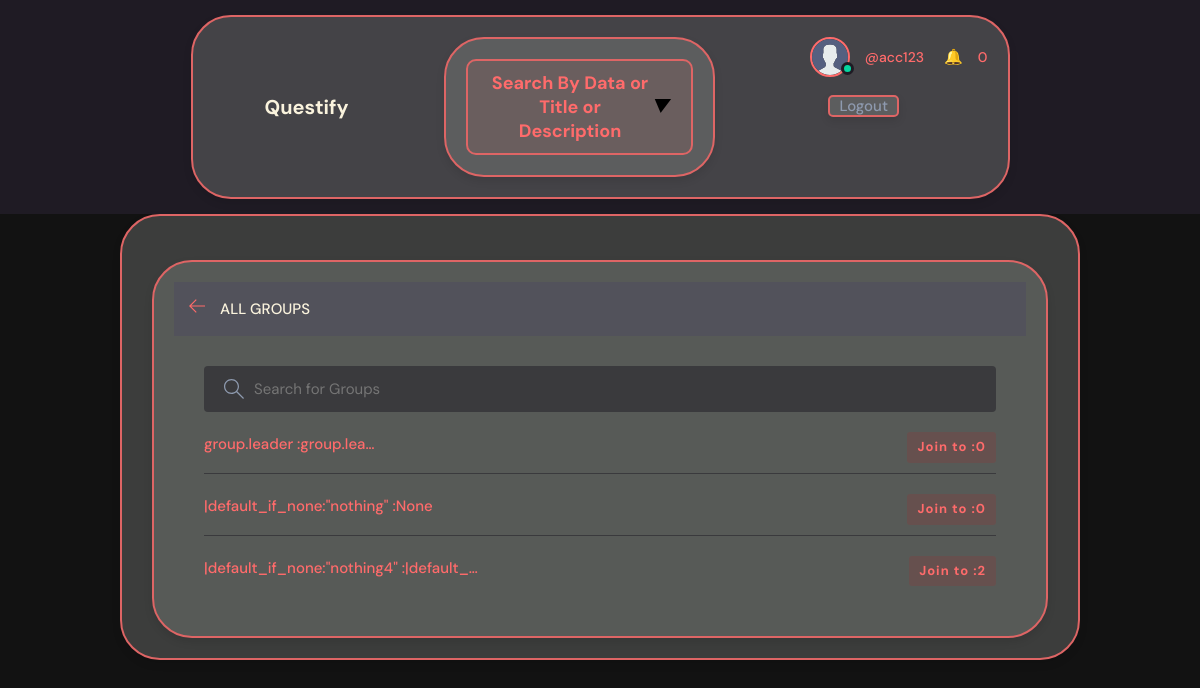
Before: /group/groups/ (signed in) with the older database file.
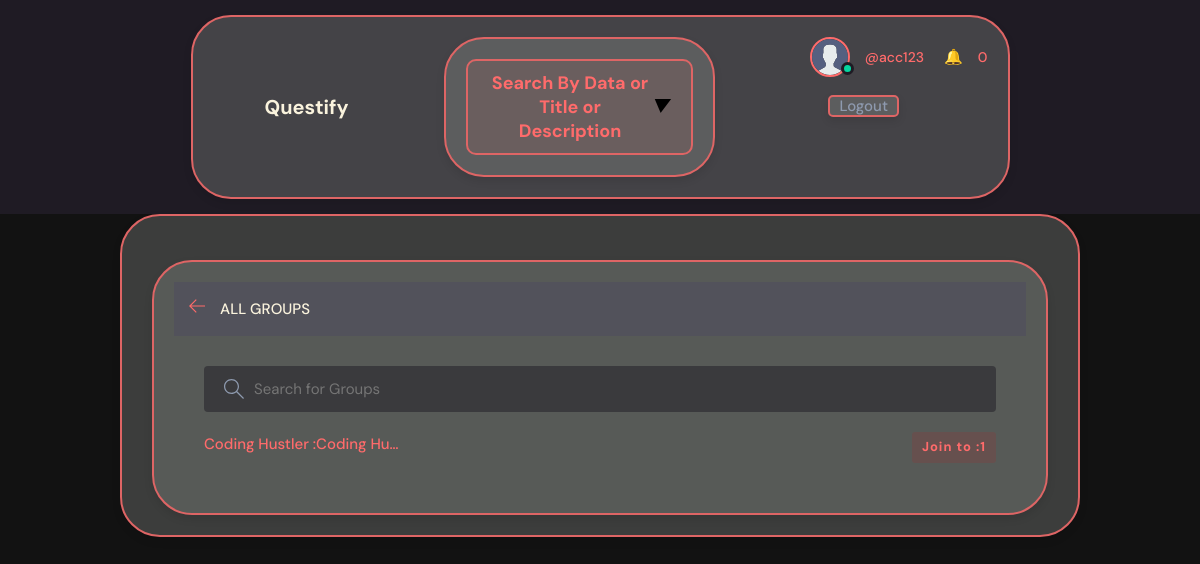
After: the same page with the newer database file.
### group/models.py (models this page shows, shortened)
class Group(models.Model):
    leader          = models.ForeignKey(User,on_delete=models.CASCADE,related_name="Leader",unique=False)
    name            = models.CharField(max_length=50,unique=True)
    bio             = models.TextField(max_length=50,null=True,blank=True)
    created_at      = models.DateTimeField(auto_now=True,auto_created=True,null=True, blank=True)
    members         = models.ManyToManyField(User,blank=True ,related_name="Members",unique=False)
    black_list      = models.ManyToManyField(User,blank=True ,related_name="blacklist",unique=False)
    class Meta:
        get_latest_by =  'created_at'

### group/views.py (the view)
# urls.py: path('groups/',views.group_list,name='group_list'),
@login_required
def group_list(request):
    groups = Group.objects.all().order_by('created_at')
    mygroups=[]
    for group in groups :
        if request.user in group.members.all() :
            mygroups.append(group)
    not_my_groups=[]
    for group in groups :
        if request.user not in group.members.all() :
            not_my_groups.append(group)
    return render(request,'group/groups.html',{'mygroups':mygroups,'groups':groups,'user':request.user})

### project/notification_context.py (called while the page is built)
def notification_view(request):
    if request.user.is_authenticated:
        notifications = Notification.objects.filter(to_user=request.user, is_read=True)
        not_read_notifications = Notification.objects.filter(to_user=request.user , is_read=False)
        count = not_read_notifications.count()
        return {'notification_count': count,"my_notifications": notifications,"not_read_notifications": not_read_notifications}
    else:
        count = 0
    return {'notification_count': count}

### project/time_context.py (called while the page is built)
def get_datetime_now(request):
    year = datetime.date.today().year
    return {'year_now': year}

### group/templates/group/groups.html (shortened to what this page needs)
{% extends "base.html" %}
{% block body %}
<main class="create-room layout">
    <div class="container">
      <div class="container" style=" width: 100%;  border: 2px solid rgb(222, 101, 101);  border-radius: 40px; padding: 20px; background:rgba(137, 142, 137, 0.351);; color: var(--color-dark-light); box-shadow: 0px 4px 8px rgba(0, 0, 0, 0.1);">
        <div class="layout__boxHeader">
          <div class="layout__boxTitle">
            <a href="{{request.META.HTTP_REFERER}}">
              <svg version="1.1" xmlns="http://www.w3.org/2000/svg" width="32" height="32" viewBox="0 0 32 32">
                <title>arrow-left</title>
                <path
                  d="M13.723 2.286l-13.723 13.714 13.719 13.714 1.616-1.611-10.96-10.96h27.625v-2.286h-27.625l10.965-10.965-1.616-1.607z"
                ></path>
              </svg>
            </a>
            <h3>All Groups</h3>
          </div>
        </div>
        <div class="topics-page layout__body">
          <form class="header__search">
            <label>
              <input placeholder="Search for Groups" />
            </label>
          </form>
          <ul class="topics__list">
              {% for group in groups  %}
              {% if user in group.members.all  %}
              <li>
                  <a style="text-decoration: none;" href='{% url "group:group_detail" group.id %}' class="deactive">{{group.name}} :{{group.bio|truncatechars:10}} <span style="background-color: rgba(165, 42, 42, 0.195);">{{group.members.count}}</span></a>
              </li>
              {% else %}
              <li>
                  <a style="text-decoration: none;" href='{% url "group:join_group" group.id %}' class="active">{{group.name}} :{{group.bio|truncatechars:10}} <span style="background-color: rgba(165, 42, 42, 0.195);">Join to :{{group.members.count}}</span></a>
              </li>
                {% endif %}
            {% endfor %}
            </ul>
        </div>
      </div>
    </div>
  </main>
{% endblock body %}

Changed rows visible on the page:
removed Group: name "group.leader", bio "group.lea…", members.count "0"
removed Group: name "|default_if_none:\"nothing\"", bio "None", members.count "0"
removed Group: name "|default_if_none:\"nothing4\"", bio "|default_…", members.count "2"
added Group: name "Coding Hustler", bio "Coding Hu…", members.count "1"
